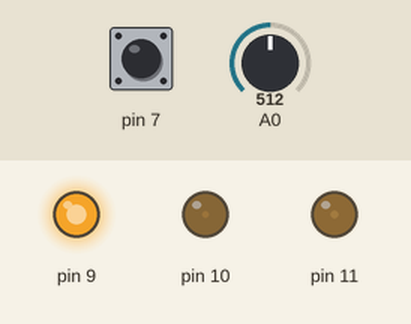
This sketch was run on a simulated Arduino Uno, built with avr-gcc and run on an emulated ATmega328P. Parts: output pins drawn as LEDs (lit = HIGH). The test bench sets the inputs (shaded band); at power-on: pin 7 LOW, A0 = 512.

Above: at 1.25 s.
1.3 s: pin 7 driven HIGH
At 1.6 s:
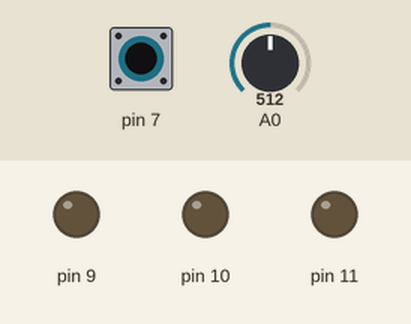
2.8 s: A0 set to 716
4.3 s: A0 set to 900
5.8 s: pin 7 driven LOW
At 6.25 s:
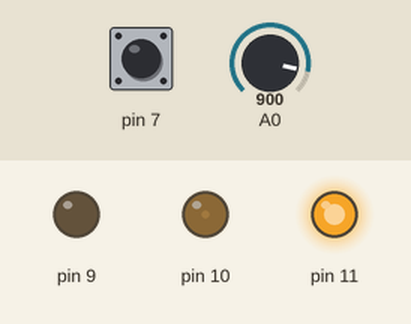
8.8 s: pin 7 pulsed HIGH 5 times (0.12 s each, 0.3 s apart)
At 11.69 s:
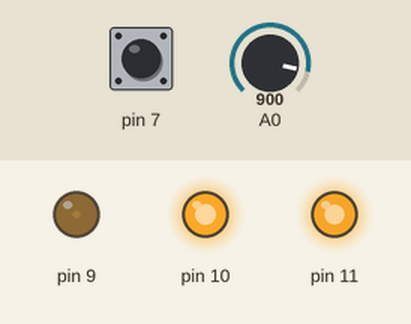
13.3 s: pin 7 pulsed HIGH 2 times (0.12 s each, 0.3 s apart)
At 15.97 s:
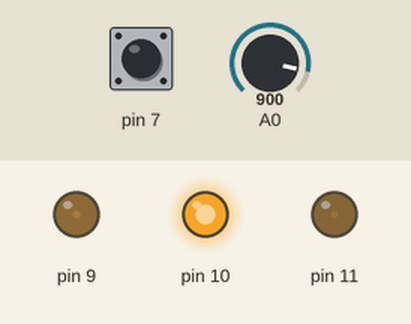
Timing chart, 0 to 31.1 s (numbered marks = the images above; inputs shaded):
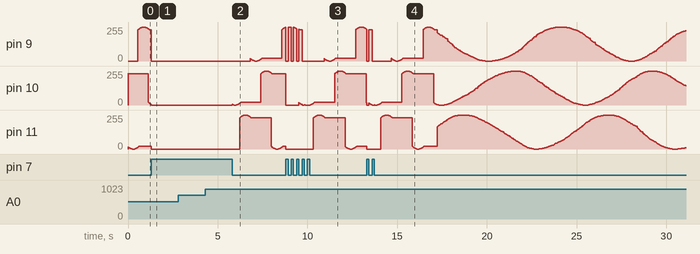

The sketch:

bldc-motor-controller.ino
```cpp
/* BLDC Motor Controller
 */

// The choice of pins are influenced by which arduino is used, in this case
// the uno, for consistent frequency (I hope)
const unsigned int PHASE_A(9);
const unsigned int PHASE_B(10);
const unsigned int PHASE_C(11);
const unsigned int MODE_PIN(7);

void setup()
{
    pinMode(PHASE_A, OUTPUT);
    pinMode(PHASE_B, OUTPUT);
    pinMode(PHASE_C, OUTPUT);
    pinMode(MODE_PIN, INPUT);
    TCCR1B = (TCCR1B & 0b11111000) | 0x01;
    TCCR2B = (TCCR2B & 0b11111000) | 0x01;
    Serial.begin(115200);
}

const unsigned int PHASE_SET[6][3] = {
    {200, 200,   0},
    {200,   0,   0},
    {200,   0, 200},
    {  0,   0, 200},
    {  0, 200, 200},
    {  0, 200,   0}
};

void trap(float t, bool enable)
{
    if (enable)
    {
        float pa(0.5 * (sin(t) + 1.f));
        float pb(0.5 * (sin(t + 2 * PI / 3) + 1.f));
        float pc(0.5 * (sin(t + 4 * PI / 3) + 1.f));
        analogWrite(PHASE_A, static_cast<unsigned int>(255.f * pa));
        analogWrite(PHASE_B, static_cast<unsigned int>(255.f * pb));
        analogWrite(PHASE_C, static_cast<unsigned int>(255.f * pc));
    }
    else
    {
        analogWrite(PHASE_A, 0);
        analogWrite(PHASE_B, 0);
        analogWrite(PHASE_C, 0);
    }
}

void cycle(int delay_ms)
{
    static int ndx(0);
    if (delay_ms > 0)
    {
        ndx++;
        if (ndx >= 6)
        {
            ndx = 0;
        }
    }
    else if (delay_ms < 0)
    {
        ndx--;
        if (ndx < 0)
        {
            ndx = 5;
        }
    }
    else
    {
        analogWrite(PHASE_A, 0);
        analogWrite(PHASE_B, 0);
        analogWrite(PHASE_C, 0);
        return;
    }

    Serial.print("PHASE_SET ndx = ");
    Serial.println(ndx);

    analogWrite(PHASE_A, PHASE_SET[ndx][0]);
    analogWrite(PHASE_B, PHASE_SET[ndx][1]);
    analogWrite(PHASE_C, PHASE_SET[ndx][2]);

    delay(abs(delay_ms));
}

void loop()
{
    static int analog_value_prev(0);
    int analog_value_current = analogRead(0);
    int da = analog_value_current - analog_value_prev;
    //Serial.print("analog_value_prev = ");
    //Serial.println(analog_value_prev);
    //Serial.print("analog_value_current = ");
    //Serial.println(analog_value_current);
    //Serial.print("da = ");
    //Serial.println(da);

    int delay_ms(50.f * sin(millis() / 1000.f));

    // If mode is HIGH, do position control, else speed demo.
    if (digitalRead(MODE_PIN) == HIGH)
    {

        if (da > 1)
        {
            //cycle(50);
            trap(7.f * 2.f * PI * analog_value_current / 1023.f, true);
            analog_value_prev = analog_value_current;
            delay(5);
        }
        else if (da < -1)
        {
            //cycle(-50);
            trap(7.f * 2.f * PI * analog_value_current / 1023.f, true);
            analog_value_prev = analog_value_current;
            delay(5);
        }
        else
        {
            //cycle(0);
            trap(0, false);
        }

    }
    else
    {
        //Serial.print("delay_ms = ");
        //Serial.println(delay_ms);
        //cycle(delay_ms);
        static float t(0);
        trap(t, true);
        t += 0.001;
    }
}
```
